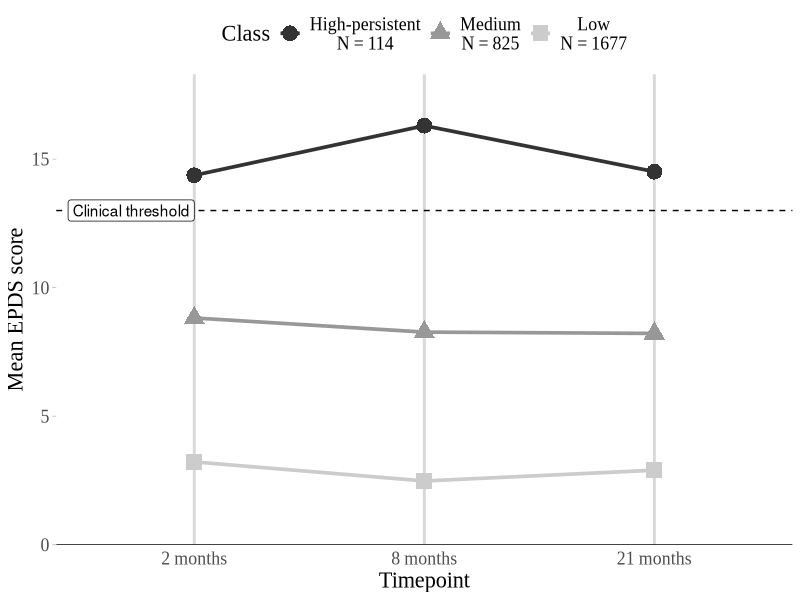

Source code (R):
# Plot the trajectory graphs
# - Matt Jaquiery
# 2020-06-24

library(tidyverse)
# library(papaja)

theme_set(theme_light() +
          theme(
            panel.grid = element_blank(),
            panel.border = element_blank(),
            text = element_text(family = 'Times New Roman')
          ))

# Load data
if (!any(ls() == 'mumTrajData')) {
  # Handwritten data in simple form
  n <- tribble(
    ~Class, ~N,
    "Low", 1677,
    "Medium",  825,
    "High-persistent", 114
  )
  mumTrajData <- tribble(
    ~var, ~Variable, ~`Low`, ~`Medium`, ~`High-persistent`,
    "e390", '2 months',	3.22,	8.82, 14.37, 
    "f200", '8 months',	2.48,	8.27,	16.30,
    "g290", '21 months',	2.90, 8.22,	14.51
  ) %>% 
    pivot_longer(c(-var, -Variable), names_to = 'Class', values_to = 'EPDS') %>%
    left_join(n, by = "Class") %>%
    arrange(N) %>% 
    mutate(N = factor(N),
           Class = paste0(Class, "\nN = ", N),
           Class = fct_inorder(Class),
           Class = fct_rev(Class))
}

# Reorder the subscale levels to be consistent with the rest of the paper
mumTrajData <- mumTrajData %>%
  mutate(
    scale_order = case_when(
      Variable == "2 months" ~ 1,
      Variable == "8 months" ~ 2,
      Variable == "21 months" ~ 3
    ),
    scale_order_class = case_when(
      str_starts(Class, "High") ~ 1,
      str_starts(Class, "Medium") ~ 2,
      str_starts(Class, "Low") ~ 3
    )
  ) %>%
  mutate(
    Variable = fct_reorder(Variable, scale_order, min),
    Class = fct_reorder(as.character(Class), scale_order_class, min)
  )

mumTrajGraph <- mumTrajData %>%
  ggplot(aes(x = Variable, y = EPDS, shape = Class, colour = Class)) +
  geom_hline(yintercept = 0, colour = 'black', size = 0.5) +
  geom_hline(yintercept = 13, colour = 'black', linetype = 'dashed', size = 0.5) +
  geom_point(size = 5) +
  geom_line(aes(group = Class), size = 1.25) +
  annotate(geom = 'label', label = 'Clinical threshold', y = 13, x = "2 months", hjust = 1) +
  scale_y_continuous(limits = c(0, max(mumTrajData$EPDS + 2)), expand = c(0, 0)) +
  scale_color_grey() + 
  #scale_colour_manual(values = c('#0000FF', '#EEEE00', '#FF0000')) +
  theme(legend.position = 'top',
        panel.grid.major.x = element_line(colour = 'grey85', size = 1, linetype = 'solid'),
        axis.line = element_blank(),
        axis.line.x = element_blank(),
        axis.ticks.x = element_blank(),
        text = element_text(size = 16),
        legend.text.align = 0.5
        ) +
  labs(x = "Timepoint", y = "Mean EPDS score")
